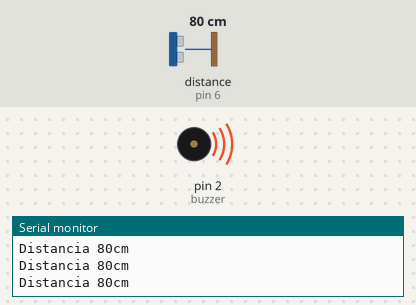
Bench run of a sketch on a simulated Arduino Uno, built with avr-gcc and run on an emulated ATmega328P. Shown: buzzer (waves = sounding), the last lines printed to the serial monitor. The test bench sets the inputs (shaded band); at power-on: distance to the obstacle (sensor on pin 6) 80 cm. The echo pulse lasts 58.3 µs per cm.

Above: at 1.2 s.
1.3 s: distance to the obstacle (sensor on pin 6) set to 2 cm
At 2.3 s:
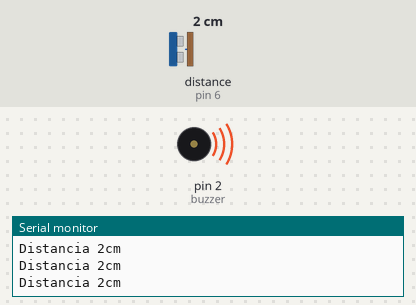
4.3 s: distance to the obstacle (sensor on pin 6) set to 18 cm
At 5.4 s:
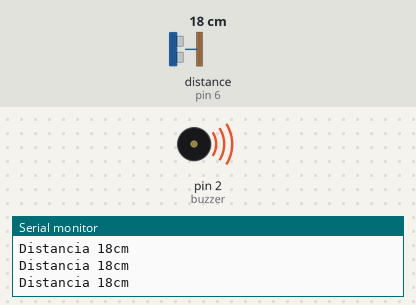
Timing chart, 0 to 7.3 s (numbered marks = the images above; inputs shaded):
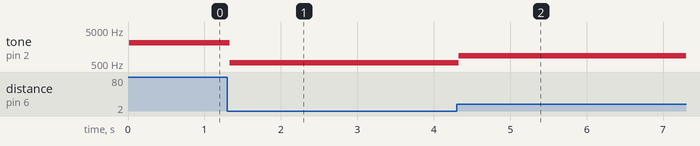

Measured:
- after the input at 1.3 s, tone on pin 2 (buzzer): 2100 Hz → 540 Hz at once
- after the input at 4.3 s, tone on pin 2 (buzzer): 540 Hz → 860 Hz at once

The sketch:

teremim.ino
```cpp
#include "Ultrasonic.h"
const int echoPin = 6;
const int trigPin = 7;
const int buzzer = 2;

Ultrasonic ultrasonic(trigPin,echoPin);

int distancia;
String result;

void setup(){
  pinMode(echoPin, INPUT);
  pinMode(trigPin, OUTPUT);
  pinMode(buzzer, OUTPUT);
  Serial.begin(9600);
}

void loop(){
  hcsr04();
  Serial.print("Distancia ");
  Serial.print(result);
  Serial.println("cm");
  tone(buzzer, 500+20*result.toInt());
}

void hcsr04() {
    digitalWrite(trigPin, LOW);
    delayMicroseconds(2);
    digitalWrite(trigPin, HIGH);
    delayMicroseconds(10);
    digitalWrite(trigPin, LOW);
    distancia = (ultrasonic.Ranging(CM));
    result = String(distancia);
    delay(10);
 }
```
